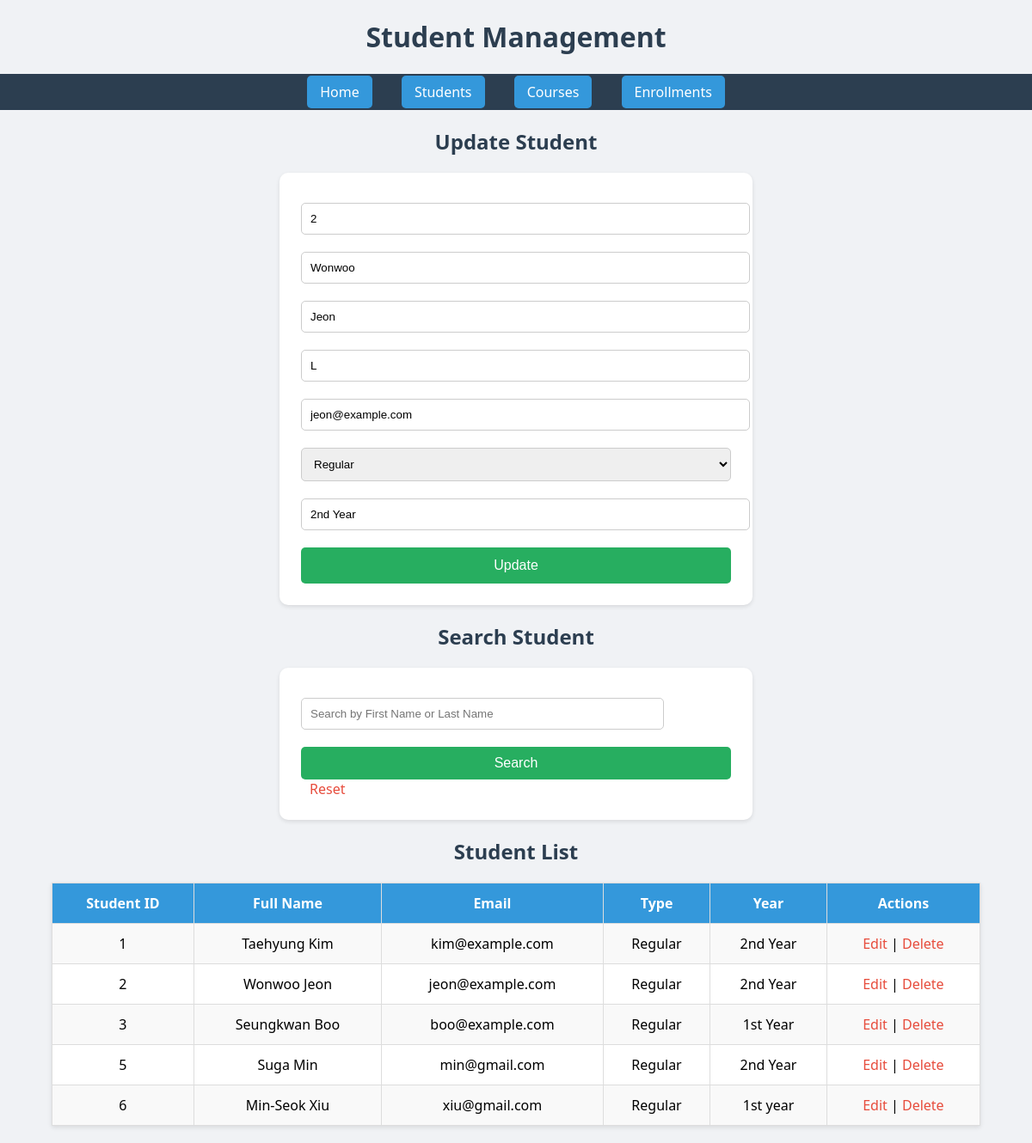
Page /student.php?edit=2 on the committed database.
### tables this page shows
CREATE TABLE `student` (
  `STUDENTID` int(11) NOT NULL,
  `FIRSTNAME` varchar(255) DEFAULT NULL,
  `LASTNAME` varchar(225) DEFAULT NULL,
  `MIDDLEINITIAL` varchar(255) DEFAULT NULL,
  `EMAIL` varchar(255) DEFAULT NULL,
  `STUDENTTYPE` varchar(255) DEFAULT NULL,
  `YEARofSTUDY` varchar(255) DEFAULT NULL
);

### student.php (the view, shortened to what this page needs)
<?php
include 'db.php';
$update = false;
$student_id = "";
$first_name = "";
$last_name = "";
$middle_initial = "";
$email = "";
$student_type = "";
$year_of_study = "";
if (isset($_GET['edit'])) {
    $student_id = $_GET['edit'];
    $update = true;
    $result = $conn->query("SELECT * FROM STUDENT WHERE STUDENTID=$student_id") or die($conn->error);
    if ($result->num_rows == 1) {
        $row = $result->fetch_assoc();
        $student_id = $row['STUDENTID'];
        $first_name = $row['FIRSTNAME'];
        $last_name = $row['LASTNAME'];
        $middle_initial = $row['MIDDLEINITIAL'];
        $email = $row['EMAIL'];
        $student_type = $row['STUDENTTYPE'];
        $year_of_study = $row['YEARofSTUDY'];
    }
}
?>
<!DOCTYPE html>
<html>
<head>
    <link rel="stylesheet" href="style.css">
</head>
<body>
<h1>Student Management</h1>
<nav>
    <a href="index.php">Home</a>
    <a href="student.php">Students</a>
    <a href="course.php">Courses</a>
    <a href="enrollment.php">Enrollments</a>
</nav>
<h2><?php echo $update ? "Update Student" : "Add New Student"; ?></h2>
<form method="post" action="student.php">
    <input type="number" name="student_id" placeholder="Student ID" value="<?php echo $student_id; ?>" required <?php if($update) echo "readonly"; ?>>
    <input type="text" name="first_name" placeholder="First Name" value="<?php echo $first_name; ?>" required>
    <input type="text" name="last_name" placeholder="Last Name" value="<?php echo $last_name; ?>" required>
    <input type="text" name="middle_initial" placeholder="Middle Initial" value="<?php echo $middle_initial; ?>">
    <input type="email" name="email" placeholder="Email" value="<?php echo $email; ?>">
    <select name="student_type">
        <option value="Regular" <?php if ($student_type == "Regular") echo "selected"; ?>>Regular</option>
    </select>
    <input type="text" name="year" placeholder="Year of Study" value="<?php echo $year_of_study; ?>" required>
    <input type="submit" name="<?php echo $update ? "update" : "save"; ?>" value="<?php echo $update ? "Update" : "Save"; ?>">
</form>
<h2>Search Student</h2>
<form method="get" action="student.php" style="max-width: 500px; margin: 20px auto;">
    <input type="text" name="search" placeholder="Search by First Name or Last Name" style="width: 80%; padding: 10px;">
    <input type="submit" value="Search" style="padding: 10px;">
    <a href="student.php" style="margin-left: 10px; text-decoration: none;">Reset</a>
</form>
<h2>Student List</h2>
<table>
    <tr>
        <th>Student ID</th>
        <th>Full Name</th>
        <th>Email</th>
        <th>Type</th>
        <th>Year</th>
        <th>Actions</th>
    </tr>
    <?php
    if (isset($_GET['search'])) {
        $search = $conn->real_escape_string($_GET['search']);
        $result = $conn->query("SELECT * FROM STUDENT WHERE FIRSTNAME LIKE '%$search%' OR LASTNAME LIKE '%$search%'") or die($conn->error);
    } else {
        $result = $conn->query("SELECT * FROM STUDENT") or die($conn->error);
    }
    while ($row = $result->fetch_assoc()):
    ?>
    <tr>
        <td><?php echo $row['STUDENTID']; ?></td>
        <td><?php echo $row['FIRSTNAME'] . " " . $row['LASTNAME']; ?></td>
        <td><?php echo $row['EMAIL']; ?></td>
        <td><?php echo $row['STUDENTTYPE']; ?></td>
        <td><?php echo $row['YEARofSTUDY']; ?></td>
        <td>
            <a href="student.php?edit=<?php echo $row['STUDENTID']; ?>">Edit</a> |
            <a href="student.php?delete=<?php echo $row['STUDENTID']; ?>" onclick="return confirm('Are you sure?')">Delete</a>
        </td>
    </tr>
    <?php endwhile; ?>
</table>
</body>
</html>

### style.css (style rules this page uses)
body { font-family: 'Segoe UI', Tahoma, Geneva, Verdana, sans-serif; background-color: #f0f2f5; margin: 0; padding: 0; }
h1, h2 { text-align: center; color: #2c3e50; }
nav { background-color: #2c3e50; padding: 10px 20px; text-align: center; }
nav a { color: white; text-decoration: none; margin: 0 15px; font-size: 16px; padding: 8px 15px; background-color: #3498db; border-radius: 5px; transition: background 0.3s ease; }
form { max-width: 500px; margin: 20px auto; background: #fff; padding: 25px; border-radius: 10px; box-shadow: 0px 2px 5px rgba(0,0,0,0.1); }
form input[type="text"], form input[type="email"], form input[type="number"], form input[type="date"], form select { width: 100%; padding: 10px; margin: 10px 0; border-radius: 5px; border: 1px solid #ccc; }
form input[type="submit"] { width: 100%; padding: 12px; background-color: #27ae60; border: none; color: white; font-size: 16px; border-radius: 5px; cursor: pointer; margin-top: 10px; }
table { width: 90%; margin: 20px auto; border-collapse: collapse; background: white; box-shadow: 0px 2px 5px rgba(0,0,0,0.1); }
table, th, td { border: 1px solid #ddd; }
th, td { padding: 12px; text-align: center; }
th { background-color: #3498db; color: white; }
tr:nth-child(even) { background-color: #f9f9f9; }
a { color: #e74c3c; text-decoration: none; }

### rows in the picture
student: student_id "2", first_name "Wonwoo", last_name "Jeon", middle_initial "L", email "jeon@example.com", student_type "Regular", year "2nd Year", STUDENTID "2", FIRSTNAME "Wonwoo", LASTNAME "Jeon", EMAIL "jeon@example.com", STUDENTTYPE "Regular", YEARofSTUDY "2nd Year"
student: STUDENTID "1", FIRSTNAME "Taehyung", LASTNAME "Kim", EMAIL "kim@example.com", STUDENTTYPE "Regular", YEARofSTUDY "2nd Year"
student: STUDENTID "3", FIRSTNAME "Seungkwan", LASTNAME "Boo", EMAIL "boo@example.com", STUDENTTYPE "Regular", YEARofSTUDY "1st Year"
student: STUDENTID "5", FIRSTNAME "Suga", LASTNAME "Min", EMAIL "min@gmail.com", STUDENTTYPE "Regular", YEARofSTUDY "2nd Year"
student: STUDENTID "6", FIRSTNAME "Min-Seok", LASTNAME "Xiu", EMAIL "xiu@gmail.com", STUDENTTYPE "Regular", YEARofSTUDY "1st year"
